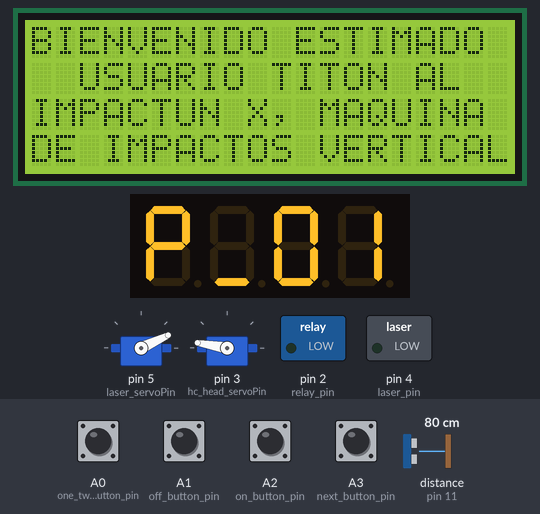
This sketch was run on a simulated Arduino Uno, built with avr-gcc and run on an emulated ATmega328P. Shown: 20×4 character LCD, 2 × servo, 4-digit seven-segment display, switched loads named in the sketch (green lamp = pin HIGH). The inputs (shaded band) are chosen by the test bench; at power-on: A0 (one_two_button_pin), A1 (off_button_pin), A2 (on_button_pin), A3 (next_button_pin) LOW, distance to the obstacle (sensor on pin 11) 80 cm. The echo pulse lasts 58.3 µs per cm; what the sketch prints to the serial monitor is not drawn.

Above: at 1.2 s.
1.3 s: A3 (next_button_pin) pulled HIGH for 0.15 s
At 2.0 s:
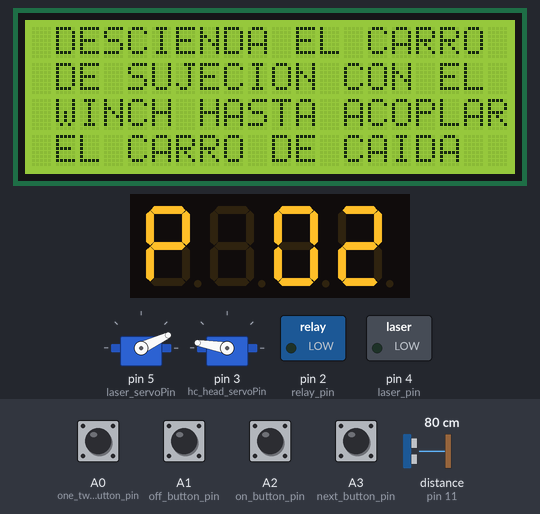
4.2 s: A3 (next_button_pin) pulled HIGH for 1 s
At 4.8 s:
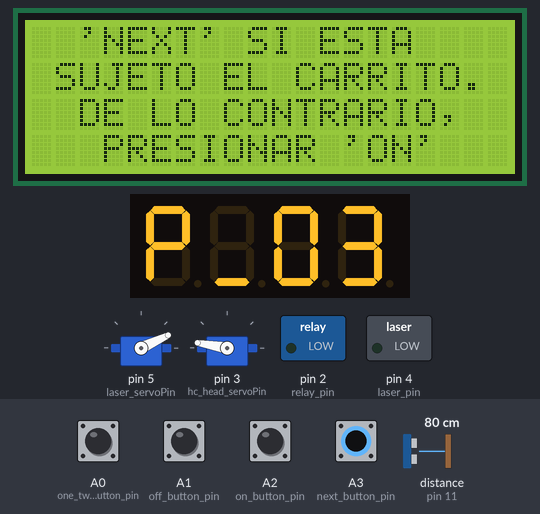
7.5 s: A3 (next_button_pin) pulled HIGH for 0.15 s
At 8.7 s:
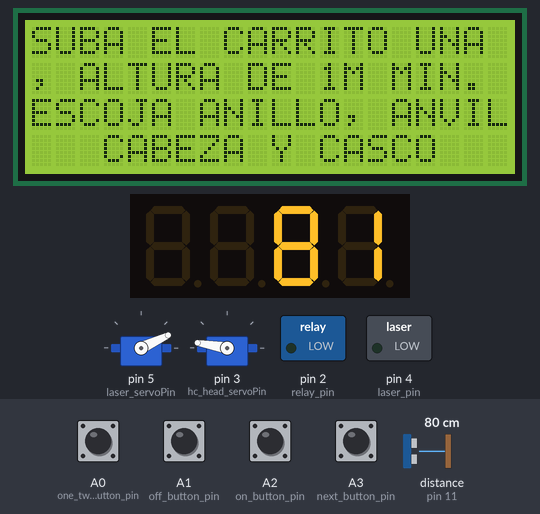
9.2 s: A3 (next_button_pin) pulled HIGH for 3.2 s
At 9.8 s:
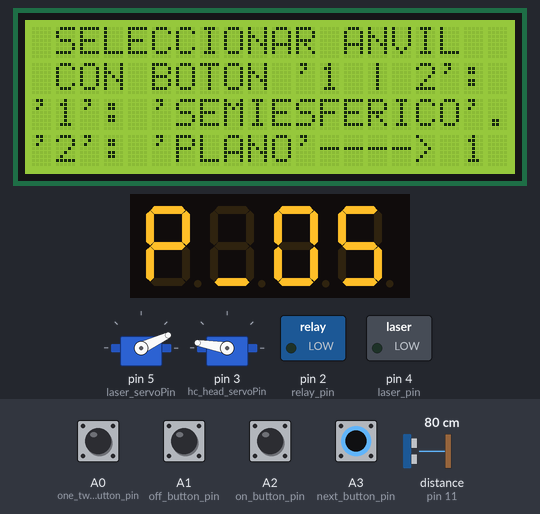
13.9 s: A3 (next_button_pin) pulled HIGH for 0.15 s
At 14.8 s:
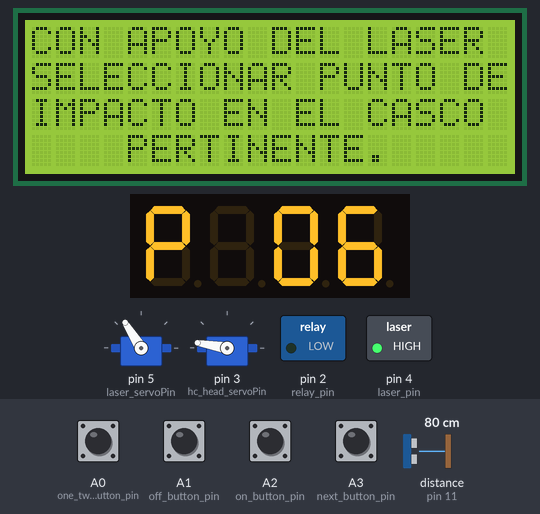
17.0 s: A3 (next_button_pin) pulled HIGH for 1 s
At 17.5 s:
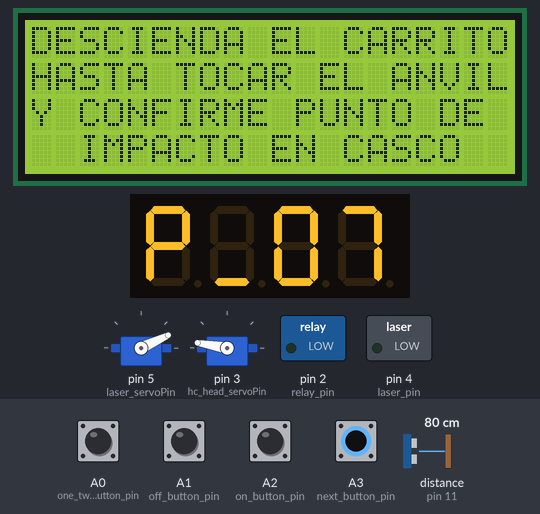
Timing chart, 0 to 20.0 s (numbered marks = the images above; inputs shaded):
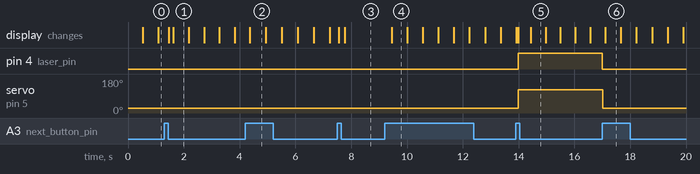

The sketch:

007.6_CODE.ino
```cpp
//Librerías usadas
#include <LiquidCrystal_I2C.h> //LCD 2004
#include <TM1637Display.h> //TM1637
#include <NewPing.h> //Lectura HC-SR04
#include <Servo.h> //Servomotores

// Definición de pines
const int buzzer = 0; //pin del buzzer
const int relay_pin = 2;      // Pin del relé (electroimán)
const int laser_servoPin = 5; //Pin del servomotor del laser
const int laser_pin = 4;      // Pin del láser
const int hc_head_servoPin = 3; //Pin del servomotor del laser
const int trigger_pin_1 = 7; // Pin del Arduino conectado al trigger del sensor ultrasónico #1
const int echo_pin_1 = 6; // Pin del Arduino conectado al echo del sensor ultrasónico #1
const int clk = 8; // Pin del Arduino conectado al CLK del TM1637 principal
const int dio = 9; // Pin del Arduino conectado al DIO del TM1637 principal
const int trigger_pin_2 = 10; // Pin del Arduino conectado al trigger del sensor ultrasónico de la bandera
const int echo_pin_2 = 11; // Pin del Arduino conectado al echo del sensor ultrasónico de la bandera
const int trigger_pin_3 = 12; // Pin del Arduino conectado al trigger del sensor ultrasónico del suelo
const int echo_pin_3 = 13; // Pin del Arduino conectado al echo del sensor ultrasónico del suelo
const int next_button_pin = A3; //Botón para pasar al siguiente paso
const int on_button_pin = A2; // Botón para encender el electroiman
const int off_button_pin = A1; // Botón para apagar el electroiman
const int one_two_button_pin = A0; // Botón para encender seleccionar "1" o "2"

// Variables de estado
int relayState = 0;   // Estado inicial del relé
int number_step = 1;
int initial_step = 0;
int anvil = 1;
const int max_distance = 280; /// Distancia máxima que queremos medir en el ultrasonico #1 (en centímetros).

#define ALTURA_ACTIVACION 60 // Altura para activar el buzzer y brazo del hc sr04 del headform
#define ALTURA_MAXIMA 2 //Altura máxima entre velocimetro y bandera

bool buzzer_activated = false; // Variable para evitar que el buzzer se repita
int initial_pos_laser = 25; //posición inicial del brazo laser
int initial_pos_hc_head = 170; //posición inicial del brazo del HC-SR04 del headform
int final_pos_laser = 122; //posición final del brazo laser, alineado al centro del anvil
int final_pos_hc_head = 78; //posición final del brazo del HC-SR04 del headform, alineado al centro del anvil

const int hc_flat = 17; //Distancia en cm del sensor ultrasonico del headform con la superficie del yunque plano
const int hc_sphere = 16; //Distancia en cm del sensor ultrasonico del headform con la superficie del yunque semiesferico
const int hc_2_ground = 3; //Distancia(cm) fija del ultrasonico de la bandera (medido desde su parte frontal) con el suelo

//Configuraciones iniciales de modulos
LiquidCrystal_I2C lcd(0x27, 20, 4); // Dirección I2C 0x27, 20 columnas y 4 filas
NewPing main_1(trigger_pin_1, echo_pin_1, max_distance); // Configuración del sensor ultrasónico #1
NewPing flag_2(trigger_pin_2, echo_pin_2, max_distance); // Configuración del sensor ultrasónico BANDERA
//NewPing ground_3(trigger_pin_3, echo_pin_3, max_distance); // Configuración del sensor ultrasónico SUELO
TM1637Display display(clk, dio);
Servo laser, hc_head;

// Variables para el debounce
unsigned long lastButtonPress = 0;  // Para controlar el tiempo de la última pulsación boton next
unsigned long lastButtonPress_2 = 0; // Para controlar el tiempo de la última pulsación boton 1_2
unsigned long debounceDelay = 250;   // Tiempo para evitar el rebote (en milisegundos)

// Definir el número de lecturas a promediar del ultrasónico
#define NUM_READINGS 2 // Número de lecturas para promediar

// Variable para almacenar el último estado del botón
int lastButtonState = LOW;  // El botón está inicialmente en bajo (no presionado)
int lastButtonState_2 = LOW;  // El botón 1_2 está inicialmente en bajo (no presionado)

// Variable de control para saber si estamos mostrando el paso
bool stepActive = true;  // Puede ser 'true' cuando se quiera mostrar el paso, 'false' cuando no

bool countdown_active = false; // Estado de la cuenta regresiva

int current_pos_laser = initial_pos_laser;  // variable global

long dd = 0;  // ← variable global


void setup() {
  //Asignación tipo de pin (lectura/escritura)
  pinMode(buzzer, OUTPUT);
  pinMode(relay_pin, OUTPUT);
  pinMode(laser_pin, OUTPUT);
  pinMode(on_button_pin, INPUT);
  pinMode(off_button_pin, INPUT);
  pinMode(next_button_pin, INPUT);
  pinMode(one_two_button_pin, INPUT);
  //pinMode(trigger_pin_2, OUTPUT); //pin como salida
  //pinMode(echo_pin_2, INPUT);  //pin como entrada
  //digitalWrite(trigger_pin_2, LOW);//Inicializamos el pin con 0


  //Inicialización modulos
  lcd.init(); // Initialize the LCD I2C display
  lcd.backlight(); //abre la luz de fondo

  laser.attach(laser_servoPin);
  hc_head.attach(hc_head_servoPin);
  laser.write(initial_pos_laser);
  hc_head.write(initial_pos_hc_head);

  display.setBrightness(7); // Configurar el brillo de la pantalla del display TM1637

  //Inicialización del serial para seguir a tiempo real los datos a visualizar de interés
  Serial.begin(9600);

  //escritura de variables al iniciar
  digitalWrite(relay_pin, relayState); // Asegurar que inicia en estado apagado
  digitalWrite(laser_pin, LOW);

  //digitalWrite(buzzer, buzzer_activated);
}


void loop() {

  button_step();

  serial();

  if(number_step == 1){
    lcd_setup();
    }
  else if(number_step == 2){
    step_2();
    }
  else if(number_step == 3){
    step_3();
  }
  else if(number_step == 4){
    //stepActive = false;  // Ahora el display no mostrará el paso
    step_4();
  }
  else if(number_step == 5){
    step_5();
  }
  else if(number_step == 6){
    step_6();
  }
  else if(number_step == 7){
    step_7();
  }
  else if(number_step == 8){
    step_8();
  }
  else if(number_step == 9){
    step_9();
  }
  else if(number_step == 10){
    step_10();
  }


  digitalWrite(relay_pin, relayState);   // Aplicar el estado al relé

if (stepActive && number_step != 4 && number_step != 9 && number_step != 10) {
  showStepWithBlinkingUnderscore(number_step);
}


}


void button_step(){
  unsigned long currentMillis = millis();  // Obtiene el tiempo actual en milisegundos
  int buttonState = digitalRead(next_button_pin);  // Lee el estado del botón

  // Si el estado del botón ha cambiado (de LOW a HIGH)
  if (buttonState == HIGH && lastButtonState == LOW && currentMillis - lastButtonPress >= debounceDelay) {
    lastButtonPress = currentMillis;  // Actualiza el tiempo de la última pulsación
    number_step += 1;  // Incrementa el contador
    lcd.clear();       // Limpiar la pantalla
    if (number_step > 10) {  // Si el número de paso excede 11, reinicia a 2
      number_step = 2;
  }}
  // Actualiza el último estado del botón
  lastButtonState = buttonState;
}

void type_anvil(){
  unsigned long currentMillis = millis();  // Obtiene el tiempo actual en milisegundos
  int buttonState_2 = digitalRead(one_two_button_pin);  // Lee el estado del botón 1_2

  // Si el estado del botón ha cambiado (de LOW a HIGH)
  if (buttonState_2 == HIGH && lastButtonState_2 == LOW && currentMillis - lastButtonPress_2 >= debounceDelay) {
    lastButtonPress_2 = currentMillis;  // Actualiza el tiempo de la última pulsación
    anvil += 1;  // Incrementa el contador
    lcd.clear();       // Limpiar la pantalla
    if (anvil > 2) {  // Si el número de paso excede 11, reinicia a 2
      anvil = 1;
  }}
  // Actualiza el último estado del botón
  lastButtonState_2 = buttonState_2;

}

void serial(){
  Serial.print("Number_step: ");
  Serial.print(number_step);
  Serial.print(" | Relay state: ");
  Serial.print(relayState);
  Serial.print(" | Buzzer state: ");
  Serial.println(buzzer_activated);
}

void update_electromagnet(){
  int on_button = digitalRead(on_button_pin);
  int off_button = digitalRead(off_button_pin);

   // Si el botón de encendido se presiona
  if (on_button == 1 && off_button == 0) {
    delay(150); // Pequeño debounce
    relayState = 1;
  }

  // Si el botón de apagado se presiona
  /*if (on_button == 0 && off_button == 1) {
    delay(150); // Pequeño debounce
    relayState = 0;
  }*/
  digitalWrite(relay_pin, relayState);   // Aplicar el estado al relé
}

void lcd_setup(){
  lcd.setCursor(0, 0);            // move cursor the 1st row
  lcd.print("BIENVENIDO ESTIMADO");
  lcd.setCursor(2, 1);            // move cursor to the 2nd row
  lcd.print("USUARIO TITON AL"); // print message at the 2nd row
  lcd.setCursor(0, 2);            // move cursor to the 3rd row
  lcd.print("IMPACTUN X, MAQUINA"); // print message at the 3rd row
  lcd.setCursor(0, 3);            // move cursor to the 4th row
  lcd.print("DE IMPACTOS VERTICAL");   // print message the 4th row
}

void step_2(){
  lcd.setCursor(1, 0);            // move cursor the 1st row
  lcd.print("DESCIENDA EL CARRO");
  lcd.setCursor(1, 1);            // move cursor to the 2nd row
  lcd.print("DE SUJECION CON EL"); // print message at the 2nd row
  lcd.setCursor(1, 2);            // move cursor to the 3rd row
  lcd.print("WINCH HASTA ACOPLAR"); // print message at the 3rd row
  lcd.setCursor(1, 3);            // move cursor to the 4th row
  lcd.print("EL CARRO DE CAIDA");   // print message the 4th row
  update_electromagnet();
}

void step_3(){
  lcd.setCursor(2, 0);            // move cursor the 1st row
  lcd.print("'NEXT' SI ESTA");
  lcd.setCursor(1, 1);            // move cursor to the 2nd row
  lcd.print("SUJETO EL CARRITO."); // print message at the 2nd row
  lcd.setCursor(2, 2);            // move cursor to the 3rd row
  lcd.print("DE LO CONTRARIO,"); // print message at the 3rd row
  lcd.setCursor(3, 3);            // move cursor to the 4th row
  lcd.print("PRESIONAR 'ON'");   // print message the 4th row
  update_electromagnet();
}

void step_4(){
  flag_hcsr04();
  lcd.setCursor(0, 0);            // move cursor the 1st row
  lcd.print("SUBA EL CARRITO UNA");
  lcd.setCursor(2, 1);            // move cursor to the 2nd row
  lcd.print("ALTURA DE 1M MIN."); // print message at the 2nd row
  lcd.setCursor(0, 2);            // move cursor to the 3rd row
  lcd.print("ESCOJA ANILLO, ANVIL,"); // print message at the 3rd row
  lcd.setCursor(3, 3);            // move cursor to the 4th row
  lcd.print("CABEZA Y CASCO");   // print message the 4th row
}

void step_5(){
  type_anvil();
  lcd.setCursor(1, 0);            // move cursor the 1st row
  lcd.print("SELECCIONAR ANVIL");
  lcd.setCursor(1, 1);            // move cursor to the 2nd row
  lcd.print("CON BOTON '1 | 2':"); // print message at the 2nd row
  lcd.setCursor(0, 2);            // move cursor to the 3rd row
  lcd.print("'1': 'SEMIESFERICO'."); // print message at the 3rd row
  lcd.setCursor(0, 3);            // move cursor to the 4th row
  lcd.print("'2': 'PLANO'----> ");   // print message the 4th row
  lcd.print(anvil);   // print message the 4th row
}

void step_6(){
  lcd.setCursor(0, 0);            // move cursor the 1st row
  lcd.print("CON APOYO DEL LASER");
  lcd.setCursor(0, 1);            // move cursor to the 2nd row
  lcd.print("SELECCIONAR PUNTO DE"); // print message at the 2nd row
  lcd.setCursor(0, 2);            // move cursor to the 3rd row
  lcd.print("IMPACTO EN EL CASCO"); // print message at the 3rd row
  lcd.setCursor(4, 3);            // move cursor to the 4th row
  lcd.print("PERTINENTE.");   // print message the 4th row

  laser.write(final_pos_laser);
  digitalWrite(laser_pin, HIGH);
}

void step_7(){

  laser.write(initial_pos_laser);
  digitalWrite(laser_pin, LOW);
  lcd.setCursor(0, 0);            // move cursor the 1st row
  lcd.print("DESCIENDA EL CARRITO");
  lcd.setCursor(0, 1);            // move cursor to the 2nd row
  lcd.print("HASTA TOCAR EL ANVIL"); // print message at the 2nd row
  lcd.setCursor(0, 2);            // move cursor to the 3rd row
  lcd.print("Y CONFIRME PUNTO DE"); // print message at the 3rd row
  lcd.setCursor(2, 3);            // move cursor to the 4th row
  lcd.print("IMPACTO EN CASCO");   // print message the 4th row
}

void step_8(){
  lcd.setCursor(0, 0);            // move cursor to the 1st row
  lcd.print("COMPRUEBE DISTANCIA"); // print message at the 1st row
  lcd.setCursor(2, 1);            // move cursor to the 2nd row
  lcd.print("ENTRE BANDERA Y");   // print message at the 2nd row
  lcd.setCursor(1, 2);            // move cursor to the 3rd row
  lcd.print("VELOCIMETRO MENOR A"); // print message at the 3rd row
  lcd.setCursor(0, 3);            // move cursor to the 4th row
  lcd.print("2CM, SINO MODIFIQUE.");  // print message the 4th row
  //flag_velocimeter();
}

void step_9(){
  lcd.setCursor(0, 0);            // move cursor to the 1st row
  lcd.print("SUBA EL CARRITO A LA"); // print message at the 1st row
  lcd.setCursor(7, 1);            // move cursor to the 2nd row
  lcd.print("ALTURA");   // print message at the 2nd row
  lcd.setCursor(2, 2);            // move cursor to the 3rd row
  lcd.print("DE CAIDA DESEADA"); // print message at the 3rd row
  lcd.setCursor(0, 3);            // move cursor to the 4th row
  lcd.print("(ALTURA MAXIMA: 3M)");  // print message the 4th row
  main_hcsr04();
}

void step_10(){
  lcd.setCursor(1, 0);            // move cursor to the 1st row
  lcd.print("PRESIONE EL BOTON"); // print message at the 1st row
  lcd.setCursor(0, 1);            // move cursor to the 2nd row
  lcd.print("DE 'ON' & 'OFF' PARA");   // print message at the 2nd row
  lcd.setCursor(0, 2);            // move cursor to the 3rd row
  lcd.print("SOLTADO, ALEJESE POR"); // print message at the 3rd row
  lcd.setCursor(1, 3);            // move cursor to the 4th row
  lcd.print("SEGURIDAD, GRACIAS");  // print message the 4th row
  int off_button = digitalRead(off_button_pin);
  int on_button = digitalRead(on_button_pin);

  // Si se presiona el botón y la cuenta no ha comenzado
  if (off_button == 1 && on_button == 1 && !countdown_active) {
    delay(150); // Pequeño debounce

    hc_head.write(initial_pos_hc_head);

    countdown_active = true; // Activa la cuenta regresiva

    // Cuenta regresiva de 3 a 0
    for (int i = 3; i >= 0; i--) {
    display.showNumberDec(i, true); // Muestra el número en el TM1637

    // Hacer sonar el buzzer una sola vez
    /*digitalWrite(buzzer, HIGH);
    delay(100); // Bip corto
    digitalWrite(buzzer, LOW);*/

    delay(1000); // Espera el resto del segundo antes del siguiente número
  }

    countdown_active = false; // Resetea la variable para poder reiniciar
    relayState = 0;
    lcd.clear();
    number_step = 2;
}}


void main_hcsr04(){
  long total_3 = 0;
  // Tomar varias lecturas y sumarlas
  for (int i = 0; i < NUM_READINGS; i++) {
    total_3 += flag_2.ping_cm(); // Obtener la lectura actual
    delay(50); // Pequeño retraso para la siguiente medición
  }

  // Calcular el promedio de las lecturas
  long average_3 = total_3 / NUM_READINGS;

  long total = 0;
  // Tomar varias lecturas y sumarlas
  for (int i = 0; i < NUM_READINGS; i++) {
    total += main_1.ping_cm(); // Obtener la lectura actual
    delay(50); // Pequeño retraso para la siguiente medición
  }

  // Calcular el promedio de las lecturas
  long average = total / NUM_READINGS;

  if(anvil == 1){
    // Mostrar el promedio en el display y en el monitor serial
    display.showNumberDec(average+hc_sphere); // Mostrar en el display TM1637
  }else if(anvil == 2){
    display.showNumberDec(average+hc_flat); // Mostrar en el display TM1637
  }


  if(average_3 < ALTURA_ACTIVACION){
    hc_head.write(initial_pos_hc_head);
  }
  else{
    hc_head.write(final_pos_hc_head);
  }

}

void flag_hcsr04(){
  long total_2 = 0;
  // Tomar varias lecturas y sumarlas
  for (int i = 0; i < NUM_READINGS; i++) {
    total_2 += flag_2.ping_cm(); // Obtener la lectura actual
    delay(50); // Pequeño retraso para la siguiente medición
  }

  // Calcular el promedio de las lecturas
  long average_2 = total_2 / NUM_READINGS;

  /*long tt; //timepo que demora en llegar el eco

  digitalWrite(trigger_pin_2, HIGH);
  delayMicroseconds(10);          //Enviamos un pulso de 10us
  digitalWrite(trigger_pin_2, LOW);

  tt = pulseIn(echo_pin_2, HIGH); //obtenemos el ancho del pulso
  dd = tt/59;             //escalamos el tiempo a una distancia en cm*/

  /*Serial.print("Distancia: ");
  Serial.print(dd);      //Enviamos serialmente el valor de la distancia
  Serial.print("cm");
  Serial.println();
  delay(100);*/

  // Mostrar el promedio en el display y en el monitor serial
  display.showNumberDec(average_2); // Mostrar en el display TM1637


}

/*void flag_velocimeter(){
  long total_3 = 0;
  // Tomar varias lecturas y sumarlas
  /*for (int i = 0; i < NUM_READINGS; i++) {
    total_3 += flag_2.ping_cm(); // Obtener la lectura actual
    delay(50); // Pequeño retraso para la siguiente medición
  }

  long total_4 = 0;
  // Tomar varias lecturas y sumarlas
  for (int i = 0; i < NUM_READINGS; i++) {
    total_4 += ground_3.ping_cm(); // Obtener la lectura actual
    delay(50); // Pequeño retraso para la siguiente medición
  }

  // Calcular el promedio de las lecturas
  long average_3 = abs(((total_3 / NUM_READINGS) + hc_2_ground)-(total_4/NUM_READINGS));

  // Mostrar el promedio en el display y en el monitor serial
  display.showNumberDec(average_3); // Mostrar en el display TM1637

  // Si la distancia es 2 cm y el buzzer no ha sonado antes, lo activamos
  if (average_3 <= ALTURA_MAXIMA && average_3 >= 0 && !buzzer_activated) {
    digitalWrite(buzzer, HIGH);
    delay(50);  // Suena por 0.05 segundos
    digitalWrite(buzzer, LOW);
    buzzer_activated = true; // Marcamos que ya se activó
  }

  // Si la distancia cambia a otro valor diferente de 100 cm, reiniciamos la variable
  if (average_3 > ALTURA_MAXIMA || average_3 < 0) {
    buzzer_activated = false;
  }
}*/

void showStepWithBlinkingUnderscore(int step) {
  static bool underscoreVisible = true;
  static unsigned long lastToggleTime = 0;
  const unsigned long interval = 500; // tiempo de parpadeo (ms)

  // Alternar visibilidad del guion bajo
  if (millis() - lastToggleTime > interval) {
    underscoreVisible = !underscoreVisible;
    lastToggleTime = millis();
  }

  uint8_t data[] = {0x00, 0x00, 0x00, 0x00};

  // Letra 'P'
  data[0] = SEG_A | SEG_B | SEG_E | SEG_F | SEG_G;

  // Guion bajo (si está visible)
  data[1] = underscoreVisible ? SEG_D : 0x00;

  // Dígitos (los pasos deben ser menores a 100)
  int tens = step / 10;
  int units = step % 10;

  if (step < 10) {
    data[2] = display.encodeDigit(0);
    data[3] = display.encodeDigit(units);
  } else {
    data[2] = display.encodeDigit(tens);
    data[3] = display.encodeDigit(units);
  }

  display.setSegments(data);
}
```

Measured:
- after the input at 1.3 s, the display: first changes after 0.16 s (image 1 shows a later state)
- after the input at 4.2 s, the display: changes after 0.16 s (image 2)
- after the input at 7.5 s, the display: first changes after 0.06 s (image 3 shows a later state)
- after the input at 9.2 s, the display: changes after 0.26 s (image 4)
- after the input at 13.9 s, pin 4 (laser_pin): LOW → HIGH after 0.08 s; servo on pin 5 (laser_servoPin): 25° → 122° after 0.08 s; the display: first differs from a run without the input after 0.08 s (image 5 shows a later state)
- after the input at 17.0 s, pin 4 (laser_pin): HIGH → LOW at once; servo on pin 5 (laser_servoPin): 122° → 25° at once; the display: changes after 0.10 s (image 6)
